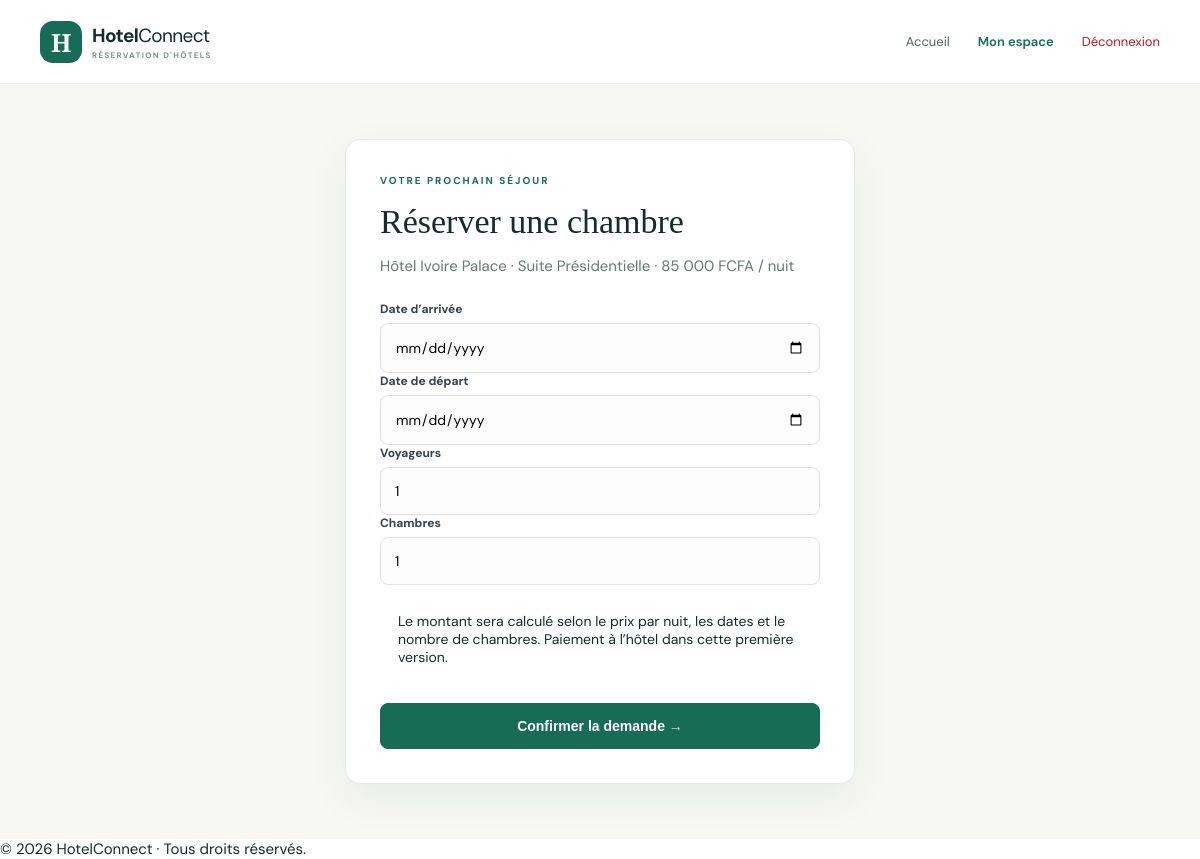
/book.php?room=1 (signed in), run on the app's committed database.
### tables this page shows
CREATE TABLE rooms (
    id BIGINT UNSIGNED AUTO_INCREMENT PRIMARY KEY,
    hotel_id BIGINT UNSIGNED NOT NULL,
    nom VARCHAR(150) NOT NULL,
    type VARCHAR(80) NOT NULL DEFAULT 'Chambre double',
    capacite TINYINT UNSIGNED NOT NULL DEFAULT 2,
    prix_nuit DECIMAL(12,2) NOT NULL,
    quantite TINYINT UNSIGNED NOT NULL DEFAULT 1,
    actif TINYINT(1) NOT NULL DEFAULT 1,
    created_at TIMESTAMP DEFAULT CURRENT_TIMESTAMP,
    FOREIGN KEY (hotel_id) REFERENCES hotels(id) ON DELETE CASCADE
);

CREATE TABLE hotels (
    id BIGINT UNSIGNED AUTO_INCREMENT PRIMARY KEY,
    user_id BIGINT UNSIGNED NOT NULL,
    nom VARCHAR(180) NOT NULL,
    description TEXT,
    adresse VARCHAR(255),
    ville VARCHAR(100) NOT NULL,
    commune VARCHAR(100),
    pays VARCHAR(100) NOT NULL DEFAULT 'Côte d’Ivoire',
    telephone VARCHAR(30),
    email VARCHAR(190),
    categorie ENUM('Hôtel','Résidence','Appartement hôtel','Auberge','Complexe hôtelier','Villa','Resort') DEFAULT 'Hôtel',
    etoiles TINYINT UNSIGNED DEFAULT 0,
    statut ENUM('attente','valide','refuse','suspendu') NOT NULL DEFAULT 'attente',
    created_at TIMESTAMP DEFAULT CURRENT_TIMESTAMP,
    FOREIGN KEY (user_id) REFERENCES users(id) ON DELETE CASCADE,
    INDEX (ville), INDEX (statut)
);

### config/helpers.php (called while the page is built, shortened)
<?php
function e(?string $s): string {
    return htmlspecialchars($s ?? '', ENT_QUOTES | ENT_SUBSTITUTE, 'UTF-8');
}
function money($n): string {
    return number_format((float)$n, 0, ',', ' ') . ' FCFA';
}

### book.php (the view)
<?php require __DIR__.'/config/config.php';require __DIR__.'/config/helpers.php';require_login();if(current_user()['role']!=='client'){flash('warning','Connectez-vous avec un compte client pour réserver.');redirect('index.php');}verify_csrf();$roomId=(int)($_GET['room']??$_POST['room_id']??0);$q=$pdo->prepare("SELECT r.*,h.nom hotel_nom,h.id hotel_id,h.ville FROM rooms r JOIN hotels h ON h.id=r.hotel_id WHERE r.id=? AND r.actif=1 AND h.statut='valide'");$q->execute([$roomId]);$room=$q->fetch();if(!$room){flash('danger','Chambre introuvable ou indisponible.');redirect('index.php');}$error='';$total=0;$nights=0;if($_SERVER['REQUEST_METHOD']==='POST'){$a=$_POST['arrivee']??'';$d=$_POST['depart']??'';$people=max(1,(int)($_POST['personnes']??1));$qty=max(1,(int)($_POST['nombre_chambres']??1));$today=date('Y-m-d');if(!$a||!$d||$a<$today||$d<=$a){$error='Choisissez une date d’arrivée valide et un départ postérieur à l’arrivée.';}elseif($people>(int)$room['capacite']){$error='La capacité maximale de cette chambre est de '.$room['capacite'].' personne(s).';}elseif($qty>(int)$room['quantite']){$error='Le nombre de chambres demandé dépasse la quantité configurée.';}else{$nights=(int)((strtotime($d)-strtotime($a))/86400);$total=$nights*(float)$room['prix_nuit']*$qty;$q=$pdo->prepare("SELECT COUNT(*) FROM reservations WHERE room_id=? AND statut NOT IN ('annulee','refusee') AND date_arrivee < ? AND date_depart > ?");$q->execute([$roomId,$d,$a]);if((int)$q->fetchColumn()+$qty>(int)$room['quantite']){$error='Cette chambre n’est pas disponible pour toutes les dates choisies.';}else{$code='RES-'.date('Y').'-'.strtoupper(bin2hex(random_bytes(4)));$q=$pdo->prepare("INSERT INTO reservations(code,user_id,hotel_id,room_id,date_arrivee,date_depart,personnes,nombre_chambres,prix_nuit,total,statut,mode_paiement) VALUES(?,?,?,?,?,?,?,?,?,?, 'attente','paiement_hotel')");$q->execute([$code,current_user()['id'],$room['hotel_id'],$roomId,$a,$d,$people,$qty,$room['prix_nuit'],$total]);$rid=(int)$pdo->lastInsertId();$q=$pdo->prepare('SELECT user_id FROM hotels WHERE id=?');$q->execute([$room['hotel_id']]);$hid=(int)$q->fetchColumn();$q=$pdo->prepare('INSERT INTO notifications(user_id,titre,message) VALUES(?,?,?)');$q->execute([$hid,'Nouvelle réservation','Une réservation '.$code.' est en attente de traitement.']);flash('success','Demande de réservation créée : '.$code.'. Le paiement n’est pas effectué en ligne.');redirect('client/index.php');}}}$pageTitle='Réserver une chambre';require __DIR__.'/includes/header.php';?><section class="auth-wrap"><form class="auth-card" method="post"><?=csrf_field()?><input type="hidden" name="room_id" value="<?=$roomId?>"><span class="eyebrow">VOTRE PROCHAIN SÉJOUR</span><h1>Réserver une chambre</h1><p><?=e($room['hotel_nom'])?> · <?=e($room['nom'])?> · <?=money($room['prix_nuit'])?> / nuit</p><?php if($error):?><div class="alert alert-danger"><?=e($error)?></div><?php endif;?><label class="form-label">Date d’arrivée</label><input class="form-control mb-3" type="date" name="arrivee" min="<?=date('Y-m-d')?>" required value="<?=e($_POST['arrivee']??'')?>"><label class="form-label">Date de départ</label><input class="form-control mb-3" type="date" name="depart" min="<?=date('Y-m-d',strtotime('+1 day'))?>" required value="<?=e($_POST['depart']??'')?>"><div class="row"><div class="col-6"><label class="form-label">Voyageurs</label><input class="form-control mb-3" type="number" name="personnes" min="1" max="<?=$room['capacite']?>" value="<?=e($_POST['personnes']??1)?>" required></div><div class="col-6"><label class="form-label">Chambres</label><input class="form-control mb-3" type="number" name="nombre_chambres" min="1" max="<?=$room['quantite']?>" value="<?=e($_POST['nombre_chambres']??1)?>" required></div></div><div class="alert alert-info">Le montant sera calculé selon le prix par nuit, les dates et le nombre de chambres. Paiement à l’hôtel dans cette première version.</div><button class="btn btn-primary">Confirmer la demande →</button></form></section><?php require __DIR__.'/includes/footer.php';?>

### assets/style.css (style rules this page uses)
:root { --ink: #172b2a; --muted: #687875; --green: #176b57; --green2: #0d4c40; --cream: #f7f8f4; --line: #e3e9e4; --gold: #c89b50; }
* { box-sizing: border-box; }
body { margin: 0; color: var(--ink); background: #fff; font-family: 'DM Sans', sans-serif; font-size: 15px; }
.eyebrow { font-size: 10px; letter-spacing: 2px; font-weight: 700; color: var(--green); display: block; margin-bottom: 16px; }
.btn { display: inline-flex; align-items: center; justify-content: center; border-radius: 8px; padding: 13px 19px; font-size: 13px; font-weight: 700; cursor: pointer; border: 1px solid transparent; transition: all 0.2s; text-decoration: none; }
.btn-primary { background: var(--green); border-color: var(--green); color: #fff; }
.alert { max-width: 1160px; margin: 15px auto; padding: 12px 18px; border-radius: 8px; font-size: 14px; }
.auth-wrap { min-height: 70vh; background: var(--cream); padding: 55px 15px; display: grid; place-items: center; }
.auth-card { width: min(100%, 510px); background: white; border: 1px solid var(--line); border-radius: 15px; padding: 34px; box-shadow: 0 14px 40px #102f2010; }
.auth-card h1 { font: 34px 'Playfair Display', serif; margin: 0 0 8px; }
.auth-card > p { color: var(--muted); margin-bottom: 25px; }
.form-label { font-size: 12px; font-weight: 700; display: block; margin-bottom: 6px; color: #374151; }
.form-control, .form-select { padding: 14px; border: 1px solid #dfe6df; font-size: 14px; border-radius: 8px; width: 100%; font-family: inherit; background-color: #fcfdfc; transition: all 0.2s; }
.auth-card .btn { width: 100%; margin-top: 10px; font-size: 14px; padding: 14px; }

### data on the page
rooms: hotel.nom "Hôtel Ivoire Palace", nom "Suite Présidentielle", prix_nuit "85 000 FCFA"
